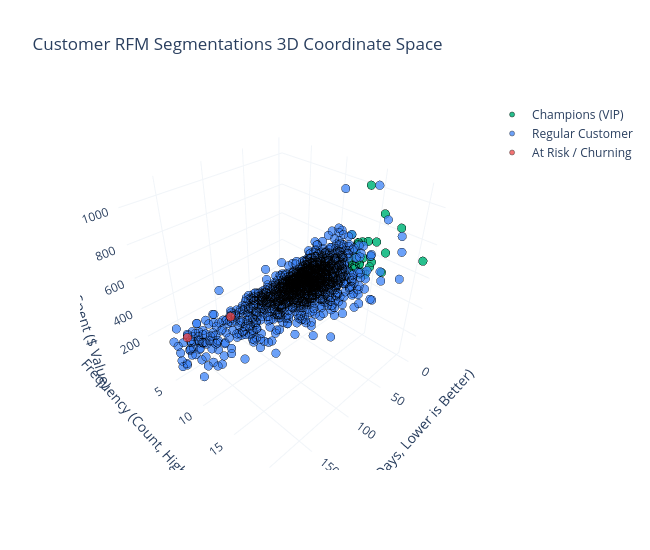

Notebook code for this chart:
### Markdown cell above
## Interactive 3D RFM Coordinates Scatter

Using Plotly Scatter3d, we plot Recency, Frequency, and Monetary on X, Y, and Z axes, color-coding markers by Customer Segment.

### Code cell
# Convert numpy structures to standard lists for JSON serialization stability
segments = ['Champions (VIP)', 'Regular Customer', 'At Risk / Churning']
colors = {
    'Champions (VIP)': '#10B981',      # Green
    'Regular Customer': '#3B82F6',     # Blue
    'At Risk / Churning': '#EF4444'     # Red
}

fig = go.Figure()

for seg in segments:
    df_seg = df_rfm[df_rfm['Segment'] == seg]
    
    fig.add_trace(go.Scatter3d(
        x=list(df_seg['Recency']),
        y=list(df_seg['Frequency']),
        z=list(df_seg['Monetary']),
        mode='markers',
        name=seg,
        marker=dict(
            size=5,
            color=colors[seg],
            opacity=0.75 if seg != 'Champions (VIP)' else 0.9,
            line=dict(width=0.5, color='black')
        ),
        hoverinfo='text',
        hovertext=[
            f"<b>{row['CustomerID']}</b><br>Recency: {row['Recency']:.0f} days<br>Frequency: {row['Frequency']} purchases<br>Monetary: ${row['Monetary']:.2f}"
            for _, row in df_seg.iterrows()
        ]
    ))

fig.update_layout(
    title='Customer RFM Segmentations 3D Coordinate Space',
    scene=dict(
        xaxis_title='Recency (Days, Lower is Better)',
        yaxis_title='Frequency (Count, Higher is Better)',
        zaxis_title='Monetary Spent ($ Value)',
        xaxis=dict(gridcolor='#F1F5F9'),
        yaxis=dict(gridcolor='#F1F5F9'),
        zaxis=dict(gridcolor='#F1F5F9')
    ),
    width=650,
    height=550,
    template='plotly_white'
)

fig.show()

### Figure 1 — Plotly figure (JSON) as saved in the notebook; plotly's stock layout.template omitted (floating-point values rounded to 4 significant figures; data arrays with more than 128 entries replaced by an {"elided": "..."} marker saying what was removed)
{"data": [{"hoverinfo": "text", "hovertext": ["<b>Cust_0059</b><br>Recency: 8 days<br>Frequency: 14 purchases<br>Monetary: $547.74", "<b>Cust_0072</b><br>Recency: 12 days<br>Frequency: 15 purchases<br>Monetary: $721.77", "<b>Cust_0095</b><br>Recency: 4 days<br>Frequency: 13 purchases<br>Monetary: $480.70", "<b>Cust_0144</b><br>Recency: 2 days<br>Frequency: 13 purchases<br>Monetary: $487.20", "<b>Cust_0166</b><br>Recency: 14 days<br>Frequency: 13 purchases<br>Monetary: $451.26", "<b>Cust_0172</b><br>Recency: 3 days<br>Frequency: 15 purchases<br>Monetary: $537.90", "<b>Cust_0212</b><br>Recency: 15 days<br>Frequency: 13 purchases<br>Monetary: $502.02", "<b>Cust_0230</b><br>Recency: 6 days<br>Frequency: 13 purchases<br>Monetary: $507.25", "<b>Cust_0336</b><br>Recency: 10 days<br>Frequency: 15 purchases<br>Monetary: $504.85", "<b>Cust_0343</b><br>Recency: 2 days<br>Frequency: 13 purchases<br>Monetary: $552.72", "<b>Cust_0491</b><br>Recency: 1 days<br>Frequency: 15 purchases<br>Monetary: $564.35", "<b>Cust_0571</b><br>Recency: 1 days<br>Frequency: 13 purchases<br>Monetary: $635.15", "<b>Cust_0653</b><br>Recency: 11 days<br>Frequency: 13 purchases<br>Monetary: $574.42", "<b>Cust_0654</b><br>Recency: 4 days<br>Frequency: 16 purchases<br>Monetary: $885.44", "<b>Cust_0655</b><br>Recency: 3 days<br>Frequency: 13 purchases<br>Monetary: $476.24", "<b>Cust_0693</b><br>Recency: 5 days<br>Frequency: 21 purchases<br>Monetary: $715.27", "<b>Cust_0704</b><br>Recency: 6 days<br>Frequency: 14 purchases<br>Monetary: $469.19", "<b>Cust_0718</b><br>Recency: 9 days<br>Frequency: 14 purchases<br>Monetary: $545.48", "<b>Cust_0724</b><br>Recency: 10 days<br>Frequency: 17 purchases<br>Monetary: $566.58", "<b>Cust_0726</b><br>Recency: 1 days<br>Frequency: 14 purchases<br>Monetary: $472.33", "<b>Cust_0766</b><br>Recency: 14 days<br>Frequency: 13 purchases<br>Monetary: $728.09", "<b>Cust_0821</b><br>Recency: 3 days<br>Frequency: 13 purchases<br>Monetary: $499.26", "<b>Cust_0823</b><br>Recency: 7 days<br>Frequency: 14 purchases<br>Monetary: $689.25", "<b>Cust_0955</b><br>Recency: 14 days<br>Frequency: 14 purchases<br>Monetary: $698.77", "<b>Cust_0996</b><br>Recency: 1 days<br>Frequency: 13 purchases<br>Monetary: $622.74", "<b>Cust_1031</b><br>Recency: 2 days<br>Frequency: 13 purchases<br>Monetary: $649.95", "<b>Cust_1045</b><br>Recency: 1 days<br>Frequency: 13 purchases<br>Monetary: $527.16", "<b>Cust_1056</b><br>Recency: 4 days<br>Frequency: 15 purchases<br>Monetary: $610.27", "<b>Cust_1077</b><br>Recency: 4 days<br>Frequency: 14 purchases<br>Monetary: $1012.18", "<b>Cust_1156</b><br>Recency: 2 days<br>Frequency: 18 purchases<br>Monetary: $839.54", "<b>Cust_1180</b><br>Recency: 4 days<br>Frequency: 14 purchases<br>Monetary: $574.91", "<b>Cust_1227</b><br>Recency: 8 days<br>Frequency: 17 purchases<br>Monetary: $684.54", "<b>Cust_1306</b><br>Recency: 11 days<br>Frequency: 16 purchases<br>Monetary: $738.44", "<b>Cust_1381</b><br>Recency: 1 days<br>Frequency: 13 purchases<br>Monetary: $571.08", "<b>Cust_1473</b><br>Recency: 5 days<br>Frequency: 13 purchases<br>Monetary: $607.71", "<b>Cust_1485</b><br>Recency: 13 days<br>Frequency: 13 purchases<br>Monetary: $564.09"], "marker": {"color": "#10B981", "line": {"color": "black", "width": 0.5}, "opacity": 0.9, "size": 5}, "mode": "markers", "name": "Champions (VIP)", "x": [8.406, 11.54, 4.177, 1.915, 13.62, 3.401, 14.53, 6.098, 9.781, 1.824, 1.21, 1.0, 10.54, 3.574, 3.297, 4.541, 5.58, 8.512, 10.09, 1.181, 13.81, 2.888, 7.336, 14.07, 1.331, 1.658, 1.0, 4.405, 4.158, 2.44, 3.521, 8.001, 11.44, 1.0, 5.486, 13.08], "y": [14, 15, 13, 13, 13, 15, 13, 13, 15, 13, 15, 13, 13, 16, 13, 21, 14, 14, 17, 14, 13, 13, 14, 14, 13, 13, 13, 15, 14, 18, 14, 17, 16, 13, 13, 13], "z": [547.7, 721.8, 480.7, 487.2, 451.3, 537.9, 502.0, 507.3, 504.9, 552.7, 564.3, 635.1, 574.4, 885.4, 476.2, 715.3, 469.2, 545.5, 566.6, 472.3, 728.1, 499.3, 689.2, 698.8, 622.7, 649.9, 527.2, 610.3, 1012.0, 839.5, 574.9, 684.5, 738.4, 571.1, 607.7, 564.1], "type": "scatter3d"}, {"hoverinfo": "text", "hovertext": {"elided": "1462 str values"}, "marker": {"color": "#3B82F6", "line": {"color": "black", "width": 0.5}, "opacity": 0.75, "size": 5}, "mode": "markers", "name": "Regular Customer", "x": {"elided": "1462 float values"}, "y": {"elided": "1462 int values"}, "z": {"elided": "1462 float values"}, "type": "scatter3d"}, {"hoverinfo": "text", "hovertext": ["<b>Cust_0993</b><br>Recency: 99 days<br>Frequency: 3 purchases<br>Monetary: $136.03", "<b>Cust_1492</b><br>Recency: 150 days<br>Frequency: 2 purchases<br>Monetary: $115.24"], "marker": {"color": "#EF4444", "line": {"color": "black", "width": 0.5}, "opacity": 0.75, "size": 5}, "mode": "markers", "name": "At Risk / Churning", "x": [98.95, 150.5], "y": [3, 2], "z": [136.0, 115.2], "type": "scatter3d"}], "layout": {"scene": {"xaxis": {"title": {"text": "Recency (Days, Lower is Better)"}, "gridcolor": "#F1F5F9"}, "yaxis": {"title": {"text": "Frequency (Count, Higher is Better)"}, "gridcolor": "#F1F5F9"}, "zaxis": {"title": {"text": "Monetary Spent ($ Value)"}, "gridcolor": "#F1F5F9"}}, "title": {"text": "Customer RFM Segmentations 3D Coordinate Space"}, "width": 650, "height": 550}}
